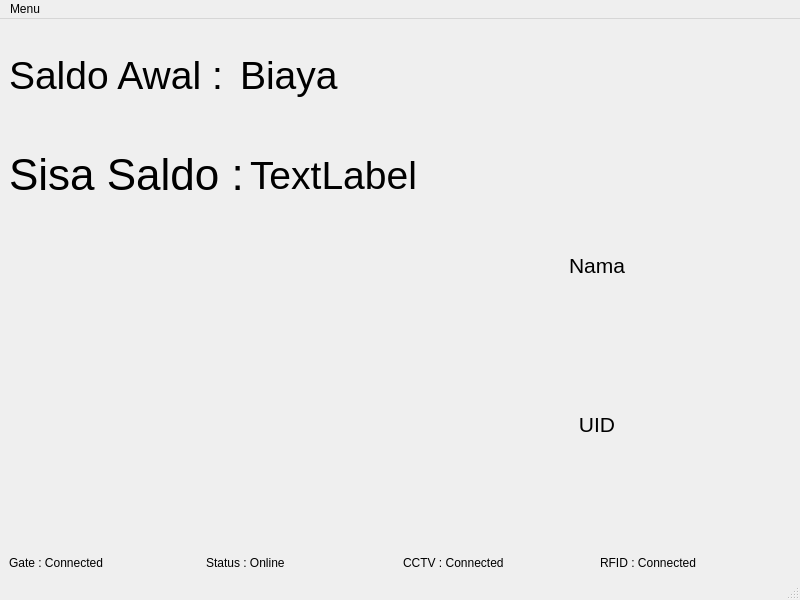
<?xml version="1.0" encoding="UTF-8"?>
<ui version="4.0">
 <class>Dashboard</class>
 <widget class="QMainWindow" name="Dashboard">
  <property name="geometry">
   <rect>
    <x>0</x>
    <y>0</y>
    <width>800</width>
    <height>600</height>
   </rect>
  </property>
  <property name="windowTitle">
   <string>Dashboard</string>
  </property>
  <widget class="QWidget" name="centralwidget">
   <layout class="QVBoxLayout" name="verticalLayout_2">
    <property name="bottomMargin">
     <number>0</number>
    </property>
    <item>
     <layout class="QVBoxLayout" name="verticalLayout" stretch="3,3,10,1">
      <item>
       <layout class="QHBoxLayout" name="frame_saldo" stretch="1,3">
        <item>
         <widget class="QLabel" name="saldo">
          <property name="font">
           <font>
            <pointsize>29</pointsize>
           </font>
          </property>
          <property name="text">
           <string>Saldo Awal : </string>
          </property>
         </widget>
        </item>
        <item>
         <widget class="QLabel" name="biaya">
          <property name="font">
           <font>
            <pointsize>29</pointsize>
           </font>
          </property>
          <property name="text">
           <string>Biaya</string>
          </property>
         </widget>
        </item>
       </layout>
      </item>
      <item>
       <layout class="QHBoxLayout" name="frame_sisa_saldo" stretch="1,3">
        <item>
         <widget class="QLabel" name="label_sisa_saldo">
          <property name="font">
           <font>
            <pointsize>33</pointsize>
           </font>
          </property>
          <property name="text">
           <string>Sisa Saldo :</string>
          </property>
         </widget>
        </item>
        <item>
         <widget class="QLabel" name="value_sisa_saldo">
          <property name="font">
           <font>
            <pointsize>29</pointsize>
           </font>
          </property>
          <property name="text">
           <string>TextLabel</string>
          </property>
         </widget>
        </item>
       </layout>
      </item>
      <item>
       <layout class="QHBoxLayout" name="frame_main">
        <item>
         <widget class="QLabel" name="label">
          <property name="text">
           <string/>
          </property>
         </widget>
        </item>
        <item>
         <layout class="QVBoxLayout" name="layout_data">
          <item>
           <widget class="QLabel" name="label_nama">
            <property name="font">
             <font>
              <pointsize>16</pointsize>
             </font>
            </property>
            <property name="text">
             <string>Nama</string>
            </property>
            <property name="alignment">
             <set>Qt::AlignCenter</set>
            </property>
           </widget>
          </item>
          <item>
           <widget class="QLabel" name="value_nama">
            <property name="text">
             <string/>
            </property>
           </widget>
          </item>
          <item>
           <widget class="QLabel" name="label_uid">
            <property name="font">
             <font>
              <pointsize>16</pointsize>
             </font>
            </property>
            <property name="text">
             <string>UID</string>
            </property>
            <property name="alignment">
             <set>Qt::AlignCenter</set>
            </property>
           </widget>
          </item>
          <item>
           <widget class="QLabel" name="value_uid">
            <property name="text">
             <string/>
            </property>
           </widget>
          </item>
         </layout>
        </item>
       </layout>
      </item>
      <item>
       <layout class="QHBoxLayout" name="frame_status">
        <item>
         <widget class="QLabel" name="status_internet">
          <property name="text">
           <string>Gate : Connected</string>
          </property>
         </widget>
        </item>
        <item>
         <widget class="QLabel" name="status_gate">
          <property name="text">
           <string>Status : Online</string>
          </property>
         </widget>
        </item>
        <item>
         <widget class="QLabel" name="status_cctv">
          <property name="text">
           <string>CCTV : Connected</string>
          </property>
         </widget>
        </item>
        <item>
         <widget class="QLabel" name="status_rfid">
          <property name="text">
           <string>RFID : Connected</string>
          </property>
         </widget>
        </item>
       </layout>
      </item>
     </layout>
    </item>
   </layout>
  </widget>
  <widget class="QMenuBar" name="menubar">
   <property name="geometry">
    <rect>
     <x>0</x>
     <y>0</y>
     <width>800</width>
     <height>22</height>
    </rect>
   </property>
   <widget class="QMenu" name="menuMenu">
    <property name="title">
     <string>Menu</string>
    </property>
    <addaction name="navigateSettings"/>
    <addaction name="navigateRegister"/>
   </widget>
   <addaction name="menuMenu"/>
  </widget>
  <widget class="QStatusBar" name="statusbar"/>
  <action name="navigateSettings">
   <property name="text">
    <string>Settings</string>
   </property>
  </action>
  <action name="navigateRegister">
   <property name="text">
    <string>Register</string>
   </property>
  </action>
 </widget>
 <resources/>
 <connections/>
</ui>
